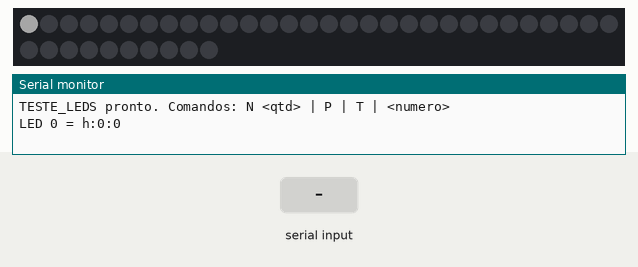
Bench run of a sketch on a simulated Arduino Uno, built with avr-gcc and run on an emulated ATmega328P. Shown: 40 RGB LEDs in strip order, left to right, continuing on the next row, the last lines printed to the serial monitor. The inputs (shaded band) are chosen by the test bench. Dim RGB values are drawn brighter than linear.

Above: at 1.3 s.
1.4 s: "t\n" received over Serial
At 2.1 s:
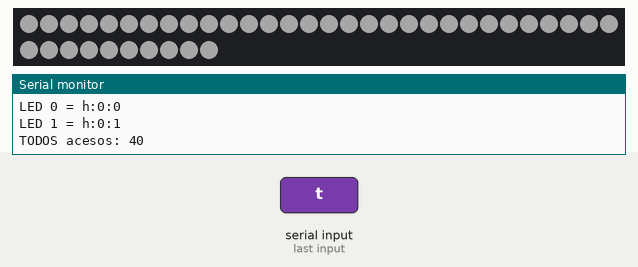
2.9 s: "4\n" received over Serial
At 3.2 s:
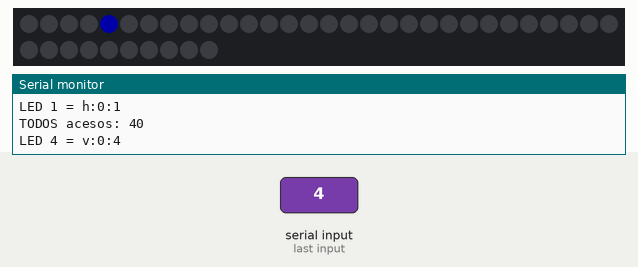
4.4 s: "P90\n" received over Serial
7.3 s: "5\n" received over Serial
8.8 s: "1,90\n" received over Serial
Timing chart, 0 to 11.3 s (numbered marks = the images above; inputs shaded):
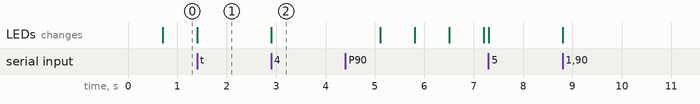

Measured:
- after the input at 1.4 s, the LEDs: first differ from a run without the input at once (image 1)
- after the input at 2.9 s, the LEDs: change at once (image 2)

The sketch:

teste_leds.ino
```cpp
// Broken Grid — teste da corrente de LEDs (usar durante a soldagem, a cada 10 LEDs)
//
// Acende UM LED de cada vez, na ordem da corrente (0, 1, 2, ...), e imprime no Monitor
// Serial (9600 baud) qual palito ele deveria ser. Confira no tabuleiro se o LED aceso
// está mesmo no palito impresso. Horizontais acendem em BRANCO, verticais em AZUL.
//
// Comandos no Monitor Serial (uma linha, Enter):
//   N <qtd>   quantos LEDs já estão soldados (padrão 40). Ex.: N 10
//   P         pausa / continua a varredura
//   T         acende todos os soldados de uma vez em branco fraco (teste de alimentação)
//   <número>  acende só esse LED e pausa. Ex.: 17
//
// Ligação: D6 -> resistor 330 ohm -> DIN do LED 0. LEDs na fonte 5 V separada, GND comum.

#include <Adafruit_NeoPixel.h>

const uint8_t PINO_LEDS = 6;
const uint8_t TOTAL = 40;
const uint8_t BRILHO = 40;          // baixo de propósito: é só para ver a posição
const uint16_t PASSO_MS = 700;

Adafruit_NeoPixel leds(TOTAL, PINO_LEDS, NEO_GRB + NEO_KHZ800);

uint8_t soldados = TOTAL;
uint8_t atual = 0;
bool pausado = false;
bool todos = false;
uint32_t ultimoPasso = 0;

char linha[16];
uint8_t tam = 0;

// mesma fórmula do jogo:  h:r:c -> 9r + c     v:r:c -> 9r + 4 + (4 - c)
bool ehHorizontal(uint8_t p) { return p / 9 == 4 || p % 9 < 4; }

void imprimirId(uint8_t p) {
  uint8_t r = p / 9;
  if (ehHorizontal(p)) { Serial.print(F("h:")); Serial.print(r); Serial.print(':'); Serial.print(p % 9); }
  else                 { Serial.print(F("v:")); Serial.print(r); Serial.print(':'); Serial.print(8 - p % 9); }
}

void mostrar(uint8_t p) {
  leds.clear();
  leds.setPixelColor(p, ehHorizontal(p) ? leds.Color(255, 255, 255) : leds.Color(0, 0, 255));
  leds.show();
  Serial.print(F("LED ")); Serial.print(p); Serial.print(F(" = ")); imprimirId(p); Serial.println();
}

void acenderTodos() {
  leds.clear();
  for (uint8_t p = 0; p < soldados; p++) leds.setPixelColor(p, leds.Color(255, 255, 255));
  leds.show();
  Serial.print(F("TODOS acesos: ")); Serial.println(soldados);
}

void interpretar() {
  linha[tam] = '\0';
  tam = 0;
  if (linha[0] == 'N' || linha[0] == 'n') {
    int q = atoi(linha + 1);
    if (q >= 1 && q <= TOTAL) { soldados = q; atual = 0; Serial.print(F("soldados = ")); Serial.println(soldados); }
  } else if (linha[0] == 'P' || linha[0] == 'p') {
    pausado = !pausado; todos = false;
    Serial.println(pausado ? F("pausado") : F("continuando"));
  } else if (linha[0] == 'T' || linha[0] == 't') {
    todos = true; pausado = true; acenderTodos();
  } else if (linha[0] >= '0' && linha[0] <= '9') {
    int p = atoi(linha);
    if (p < soldados) { atual = p; pausado = true; todos = false; mostrar(atual); }
    else Serial.println(F("fora do numero de LEDs soldados"));
  }
}

void setup() {
  Serial.begin(9600);
  leds.begin();
  leds.setBrightness(BRILHO);
  leds.clear();
  leds.show();
  Serial.println(F("TESTE_LEDS pronto. Comandos: N <qtd> | P | T | <numero>"));
}

void loop() {
  while (Serial.available()) {
    char c = Serial.read();
    if (c == '\n' || c == '\r') { if (tam) interpretar(); }
    else if (tam < sizeof linha - 1) linha[tam++] = c;
  }

  if (!pausado && millis() - ultimoPasso >= PASSO_MS) {
    ultimoPasso = millis();
    mostrar(atual);
    atual = (atual + 1) % soldados;
  }
}
```
